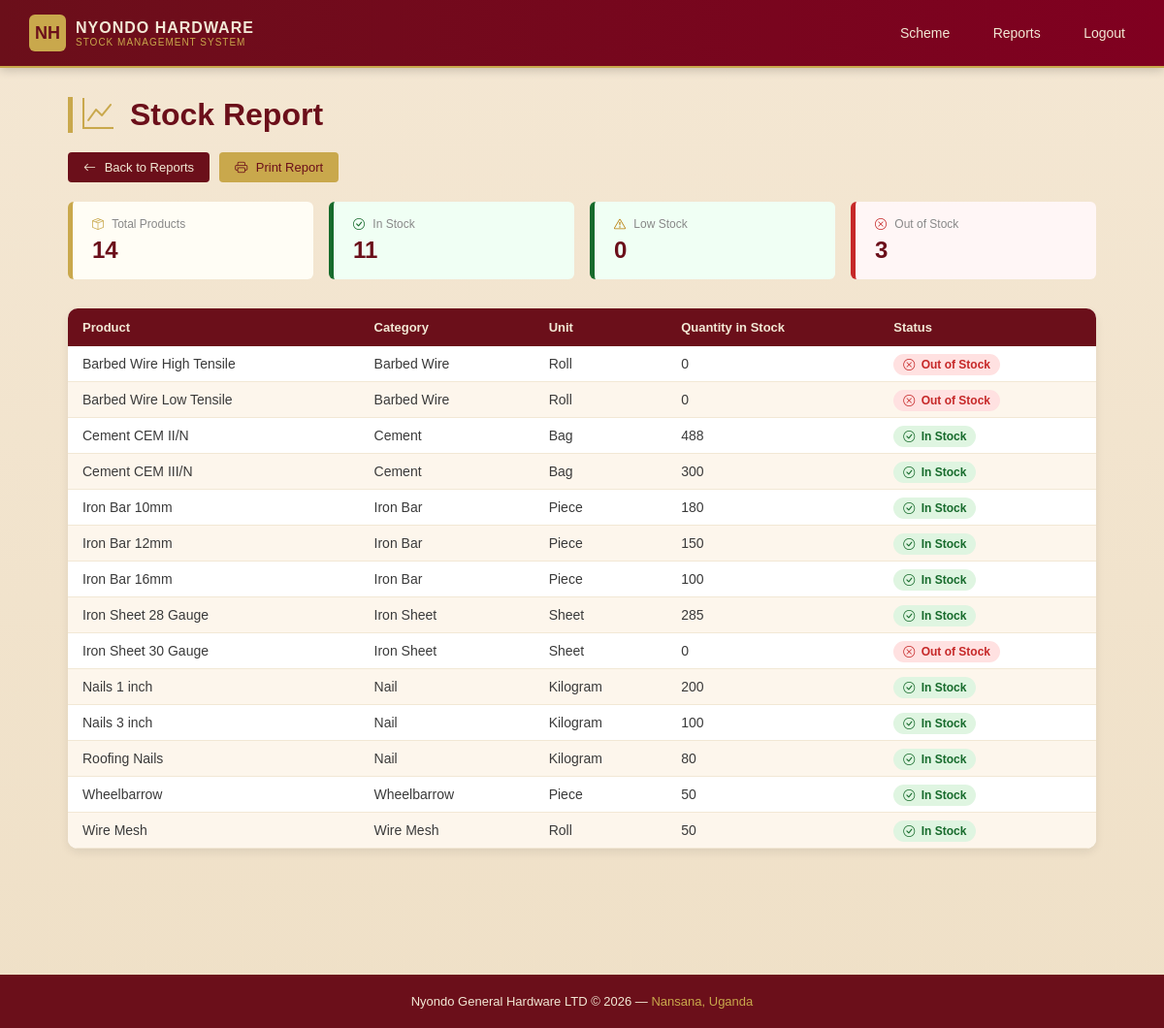
The app's page /reports/stock/ (signed in) with its own data.
### stock/models.py (models this page shows, shortened)
class Product(models.Model):
    CATEGORY_CHOICES = [
        ('cement',      'Cement'),
        ('iron_bar',    'Iron Bar'),
        ('nail',        'Nail'),
        ('wheelbarrow', 'Wheelbarrow'),
        ('wire_mesh',   'Wire Mesh'),
        ('barbed_wire', 'Barbed Wire'),
        ('iron_sheet',  'Iron Sheet'),
    ]
    UNIT_CHOICES = [
        ('bag',   'Bag'),
        ('piece', 'Piece'),
        ('kg',    'Kilogram'),
        ('roll',  'Roll'),
        ('sheet', 'Sheet'),
    ]
    name              = models.CharField(max_length=200)
    category          = models.CharField(max_length=50, choices=CATEGORY_CHOICES)
    unit              = models.CharField(max_length=20, choices=UNIT_CHOICES)
    description       = models.CharField(max_length=255, blank=True)
    quantity_in_stock = models.DecimalField(max_digits=10, decimal_places=2, default=0)

### accounts/decorators.py (the view)
        def wrapper(request, *args, **kwargs):
            if not request.user.is_authenticated:
                return redirect('/login/')
            if request.user.is_superuser:
                return view_func(request, *args, **kwargs)
            try:
                role = request.user.profile.role
                if role in roles:
                    return view_func(request, *args, **kwargs)
                else:
                    return redirect('/access-denied/')
            except Exception as e:
                print(f"DECORATOR ERROR: {e}")
                return redirect('/access-denied/')

### reports/views.py (called while the page is built)
@role_required('accounts')
def stock_report(request):
    products     = Product.objects.all().order_by('category')
    total        = products.count()
    out_of_stock = products.filter(quantity_in_stock=0).count()
    low_stock    = products.filter(
                       quantity_in_stock__gt=0,
                       quantity_in_stock__lte=20).count()
    in_stock     = products.filter(quantity_in_stock__gt=20).count()
    return render(request, 'reports/stock_report.html', {
        'products'    : products,
        'total'       : total,
        'out_of_stock': out_of_stock,
        'low_stock'   : low_stock,
        'in_stock'    : in_stock,
    })

### reports/templates/reports/stock_report.html (shortened to what this page needs)
{% extends 'base.html' %}
{% block content %}
<h1>
    <i class="bi bi-graph-up" style="color: #C9A84C; margin-right: 8px;"></i>
    Stock Report
</h1>
<div class="action-bar">
    <a href="{% url 'reports_dashboard' %}">
        <i class="bi bi-arrow-left" style="margin-right: 5px;"></i>
        Back to Reports
    </a>
    <a href="#" onclick="window.print()"
       style="background-color: #C9A84C; color: #6B0F1A;">
        <i class="bi bi-printer" style="margin-right: 5px;"></i>
        Print Report
    </a>
</div>
<div style="display: grid; grid-template-columns: repeat(4, 1fr);
            gap: 16px; margin-bottom: 30px;">
    <div class="card card-gold">
        <p><i class="bi bi-box-seam" style="color:#C9A84C; margin-right:5px;"></i>
            Total Products</p>
        <h2 class="stat-gold">{{ total }}</h2>
    </div>
    <div class="card card-success">
        <p><i class="bi bi-check-circle" style="color:#176B2C; margin-right:5px;"></i>
            In Stock</p>
        <h2 class="stat-success">{{ in_stock }}</h2>
    </div>
    <div class="card {% if low_stock > 0 %}card-warning{% else %}card-success{% endif %}">
        <p><i class="bi bi-exclamation-triangle" style="color:#B77900; margin-right:5px;"></i>
            Low Stock</p>
        <h2 class="{% if low_stock > 0 %}stat-warning{% else %}stat-success{% endif %}">
            {{ low_stock }}
        </h2>
    </div>
    <div class="card {% if out_of_stock > 0 %}card-danger{% else %}card-success{% endif %}">
        <p><i class="bi bi-x-circle" style="color:#C62828; margin-right:5px;"></i>
            Out of Stock</p>
        <h2 class="{% if out_of_stock > 0 %}stat-danger{% else %}stat-success{% endif %}">
            {{ out_of_stock }}
        </h2>
    </div>
</div>
<table>
    <thead>
        <tr>
            <th>Product</th>
            <th>Category</th>
            <th>Unit</th>
            <th>Quantity in Stock</th>
            <th>Status</th>
        </tr>
    </thead>
    <tbody>
        {% for product in products %}
        <tr>
            <td>{{ product.name }}</td>
            <td>{{ product.get_category_display }}</td>
            <td>{{ product.get_unit_display }}</td>
            <td>{{ product.quantity_in_stock|floatformat:0 }}</td>
            <td>
                {% if product.quantity_in_stock == 0 %}
                    <span style="background: #FFE1E1; color: #C62828;
                                 padding: 4px 10px; border-radius: 20px;
                                 font-size: 12px; font-weight: 600;">
                        <i class="bi bi-x-circle" style="margin-right: 3px;"></i>
                        Out of Stock
                    </span>
                {% else %}
                    <span style="background: #DFF5E1; color: #176B2C;
                                 padding: 4px 10px; border-radius: 20px;
                                 font-size: 12px; font-weight: 600;">
                        <i class="bi bi-check-circle" style="margin-right: 3px;"></i>
                        In Stock
                    </span>
                {% endif %}
            </td>
        </tr>
        {% empty %}
        <tr>
            <td colspan="5" style="text-align: center; padding: 20px;">
                No products found.
            </td>
        </tr>
        {% endfor %}
    </tbody>
</table>
{% endblock %}

### templates/base.html (style rules this page uses)
* { margin: 0; padding: 0; box-sizing: border-box; }
body { font-family: Arial, sans-serif; background: linear-gradient(to bottom, #f4e7d3, #efe0c7); color: #6b0f1a; min-height: 100vh; display: flex; flex-direction: column; }
h1 { color: #6b0f1a; margin-bottom: 20px; border-left: 5px solid #c9a84c; padding-left: 10px; }
h2, h3 { color: #6b0f1a; margin: 20px 0 10px 0; }
table { width: 100%; border-collapse: collapse; background-color: #fff; margin-top: 10px; border-radius: 10px; overflow: hidden; box-shadow: 0 4px 10px rgba(0,0,0,0.08); }
table th { background-color: #6b0f1a; color: #f2e8d5; padding: 12px 15px; text-align: left; font-size: 13px; }
table td { padding: 10px 15px; border-bottom: 1px solid #f2e8d5; font-size: 14px; color: #3a3a3a; }
tbody tr:nth-child(even) { background-color: #fdf6ec; }
a { color: #6b0f1a; text-decoration: none; }
.action-bar { display: flex; gap: 10px; margin-bottom: 20px; flex-wrap: wrap; }
.action-bar a { background-color: #6b0f1a; color: #f2e8d5; padding: 8px 16px; border-radius: 4px; font-size: 13px; transition: 0.3s ease; display: inline-block; }
.card { background-color: #fff; padding: 16px 20px; border-radius: 6px; flex: 1; min-width: 180px; }
.card p { font-size: 12px; color: #888; margin-bottom: 6px; }
.card h2 { font-size: 24px; color: #6b0f1a; margin: 0; }
.stat-danger { color: #C62828; font-weight: bold; }
.stat-success { color: #176B2C; font-weight: bold; }
.stat-gold { color: #6B0F1A; font-weight: bold; }
.card-danger { background: #FFF6F6; border-left: 5px solid #C62828 !important; }
.card-success { background: #F0FFF4; border-left: 5px solid #176B2C !important; }
.card-gold { background: #FFFDF5; border-left: 5px solid #C9A84C !important; }

### records on screen
Product: name "Barbed Wire High Tensile", category "Barbed Wire", unit "Roll", quantity_in_stock "0", shows "Out of Stock"
Product: name "Barbed Wire Low Tensile", category "Barbed Wire", unit "Roll", quantity_in_stock "0", shows "Out of Stock"
Product: name "Cement CEM II/N", category "Cement", unit "Bag", quantity_in_stock "488", shows "In Stock"
Product: name "Cement CEM III/N", category "Cement", unit "Bag", quantity_in_stock "300", shows "In Stock"
Product: name "Iron Bar 10mm", category "Iron Bar", unit "Piece", quantity_in_stock "180", shows "In Stock"
Product: name "Iron Bar 12mm", category "Iron Bar", unit "Piece", quantity_in_stock "150", shows "In Stock"
Product: name "Iron Bar 16mm", category "Iron Bar", unit "Piece", quantity_in_stock "100", shows "In Stock"
Product: name "Iron Sheet 28 Gauge", category "Iron Sheet", unit "Sheet", quantity_in_stock "285", shows "In Stock"
Product: name "Iron Sheet 30 Gauge", category "Iron Sheet", unit "Sheet", quantity_in_stock "0", shows "Out of Stock"
Product: name "Nails 1 inch", category "Nail", unit "Kilogram", quantity_in_stock "200", shows "In Stock"
Product: name "Nails 3 inch", category "Nail", unit "Kilogram", quantity_in_stock "100", shows "In Stock"
Product: name "Roofing Nails", category "Nail", unit "Kilogram", quantity_in_stock "80", shows "In Stock"
Product: name "Wheelbarrow", category "Wheelbarrow", unit "Piece", quantity_in_stock "50", shows "In Stock"
Product: name "Wire Mesh", category "Wire Mesh", unit "Roll", quantity_in_stock "50", shows "In Stock"

### other values on screen
{{ total }} "14"
{{ in_stock }} "11"
{{ low_stock }} "0"
{{ out_of_stock }} "3"
